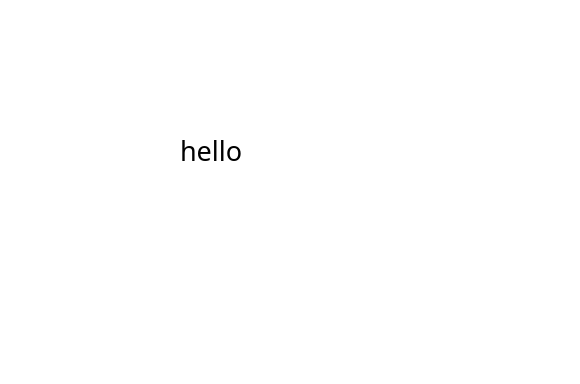
<?xml version="1.0" encoding="UTF-8"?>
<ui version="4.0">
 <class>MainWindow</class>
 <widget class="QMainWindow" name="MainWindow">
  <property name="geometry">
   <rect>
    <x>0</x>
    <y>0</y>
    <width>580</width>
    <height>384</height>
   </rect>
  </property>
  <property name="windowTitle">
   <string>MainWindow</string>
  </property>
  <property name="styleSheet">
   <string notr="true">background-color: rgb(255, 255, 255);</string>
  </property>
  <widget class="QWidget" name="centralwidget">
   <widget class="QLabel" name="label_1">
    <property name="geometry">
     <rect>
      <x>180</x>
      <y>110</y>
      <width>151</width>
      <height>81</height>
     </rect>
    </property>
    <property name="font">
     <font>
      <family>Stencil</family>
      <pointsize>20</pointsize>
     </font>
    </property>
    <property name="text">
     <string>hello</string>
    </property>
   </widget>
  </widget>
  <widget class="QMenuBar" name="menubar">
   <property name="geometry">
    <rect>
     <x>0</x>
     <y>0</y>
     <width>580</width>
     <height>17</height>
    </rect>
   </property>
  </widget>
  <widget class="QStatusBar" name="statusbar"/>
 </widget>
 <resources/>
 <connections/>
</ui>
